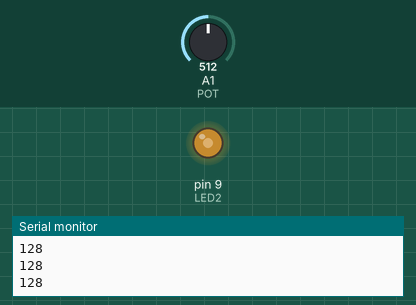
Simulated run of this sketch. Board: Arduino Uno, built with avr-gcc and run on an emulated ATmega328P. On the bench: output pins drawn as LEDs (lit = HIGH), the last lines printed to the serial monitor. The test bench sets the inputs (shaded band); at power-on: A1 (POT) = 512.

Above: at 1.2 s.
1.3 s: A1 (POT) set to 716
At 2.5 s:
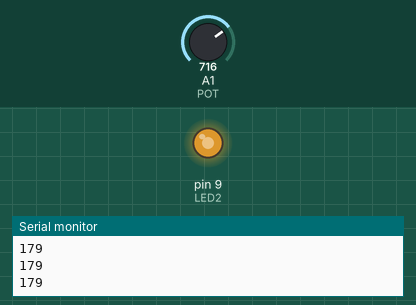
2.8 s: A1 (POT) set to 900
At 3.9 s:
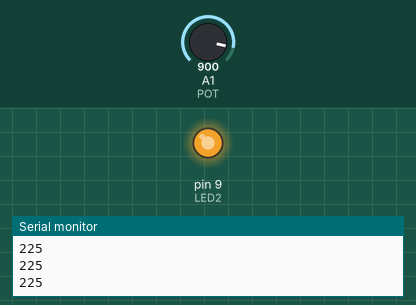
4.3 s: A1 (POT) set to 122
At 4.9 s:
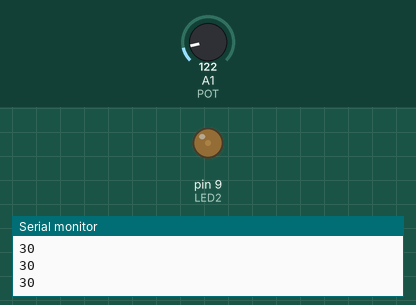
5.8 s: A1 (POT) set to 0
At 6.1 s:
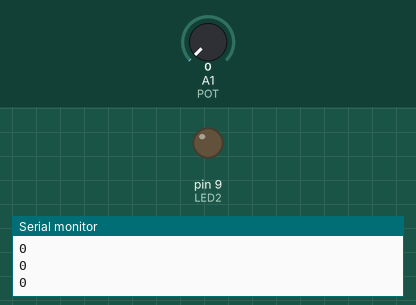
Timing chart, 0 to 8.3 s (numbered marks = the images above; inputs shaded):
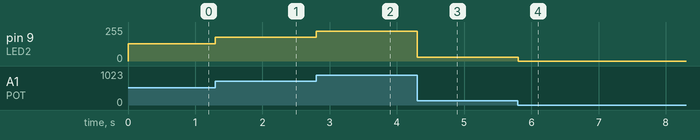

The sketch:

Ex7.ino
```cpp
// Light Dimmer

#define POT   A1
#define LED2  9

unsigned int val;

void setup() {
  Serial.begin(9600);
}

void loop() {
  val = analogRead(POT);
  val /= 4;
  analogWrite(LED2,val);
  Serial.println(val);
}
```

Measured:
- after the input at 1.3 s, pin 9 (LED2): 128/255 → 179/255 at once
- after the input at 2.8 s, pin 9 (LED2): 179/255 → 225/255 at once
- after the input at 4.3 s, pin 9 (LED2): 225/255 → 30/255 at once
- after the input at 5.8 s, pin 9 (LED2): 30/255 → 0/255 at once
